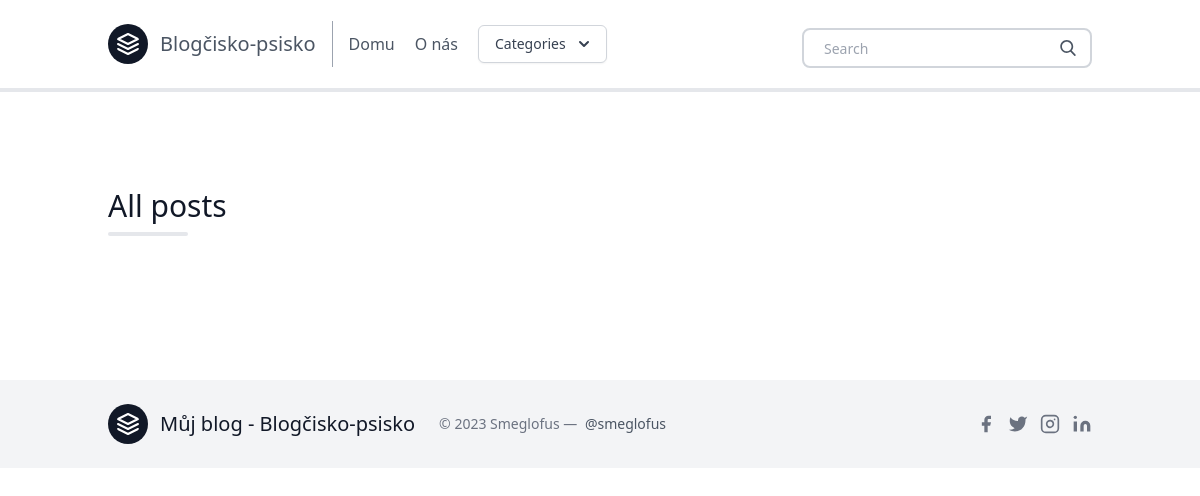
/posts/, run on an earlier commit of the app's database.
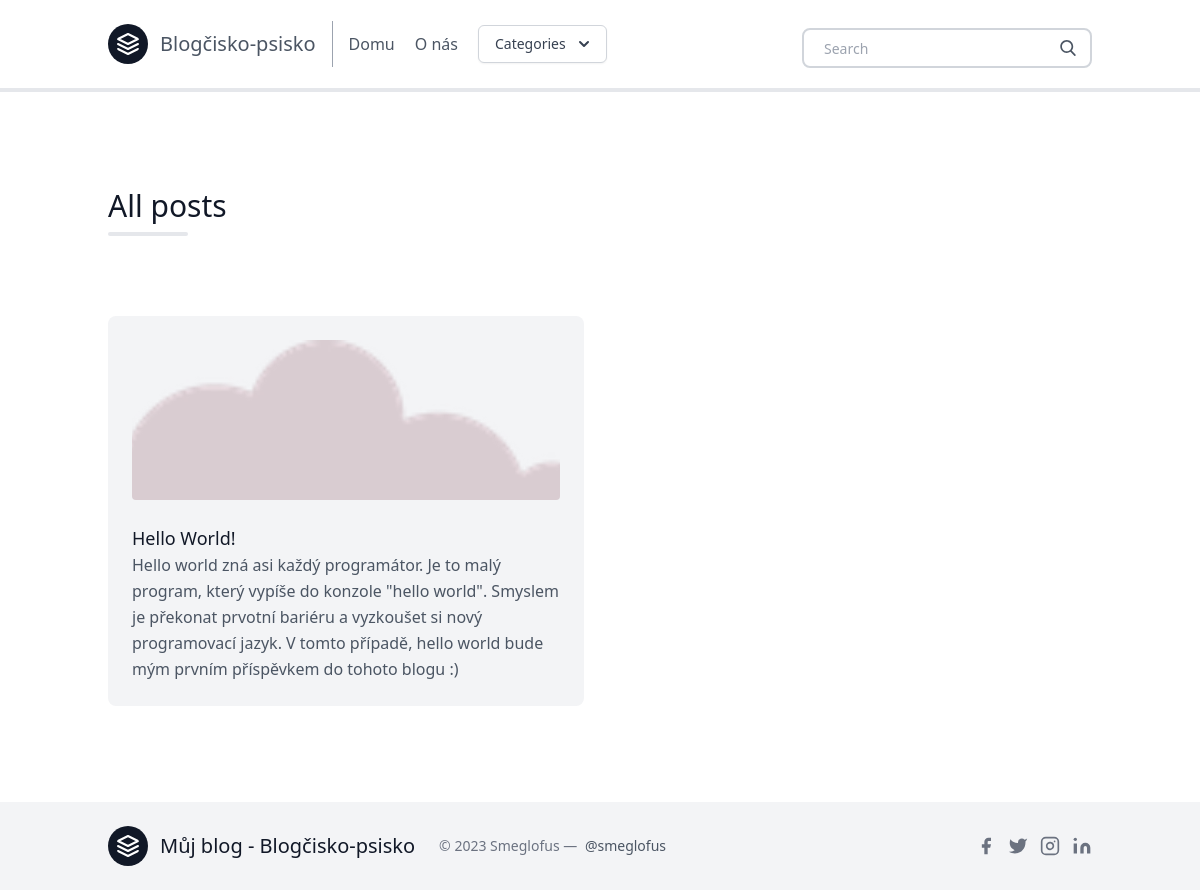
And on a later commit of the database.
### posts/models.py (models this page shows, shortened)
class Post(models.Model):
    title = models.CharField(max_length=100)
    slug = models.SlugField()
    overview = models.TextField()
    timestamp = models.DateTimeField(auto_now=True)
    content = models.TextField()
    author = models.ForeignKey(Author, on_delete=models.CASCADE)
    thumbnail = models.ImageField()
    categories = models.ManyToManyField(Category)
    featured = models.BooleanField()

### posts/views.py (the view)
# urls.py: path('posts/', allposts, name = 'allposts'),
def allposts(request):
    posts = Post.objects.order_by('-timestamp')
    context = {
        'posts': posts,
    }
    return render(request, 'all_posts.html', context)

### posts/templatetags/markdown_extras.py (called while the page is built)
@register.simple_tag
def get_categories():
    return Category.objects.all()[0:3]

### templates/all_posts.html (shortened to what this page needs)
{% extends 'base.html' %}
{% block content %}
<section class="text-gray-600 body-font">
    <div class="container px-5 py-24 mx-auto">
      <div class="flex flex-wrap w-full mb-20">
        <div class="lg:w-1/2 w-full mb-6 lg:mb-0">
          <h1 class="sm:text-3xl text-2xl font-medium title-font mb-2 text-gray-900">
            All posts </h1>
          <div class="h-1 w-20 bg-gray-200 rounded"></div>
        </div>
      </div>
      <div class="flex flex-wrap -m-4">
       {% for post in posts %}
        <div class="xl:w-1/4 md:w-1/2 p-4">
          <div class="bg-gray-100 p-6 rounded-lg">
            <img class="h-40 rounded w-full object-cover object-center mb-6" src="{{ post.thumbnail.url }}" alt="content">
            <a href="{% url 'post' post.slug %}" h2 class="text-lg text-gray-900 font-medium title-font mb-4">
              {{ post.title }}</a>
            <p class="leading-relaxed text-base">
              {{ post.overview }}</p>
          </div>
        </div>
       {% endfor %}
      </div>
    </div>
</section>
{% endblock content %}

What changed in the data, as far as the page shows it:
added Post: thumbnail (picture), title "Hello World!", overview "Hello world zná asi každý programátor. Je to malý program, který vypíše do konzole \"hello world\". Smyslem je překonat prvotní bariéru a vyzkoušet si nový programovací jazyk. V tomto případě, hello world bude mým prvním příspěvkem do tohoto blogu :)"
